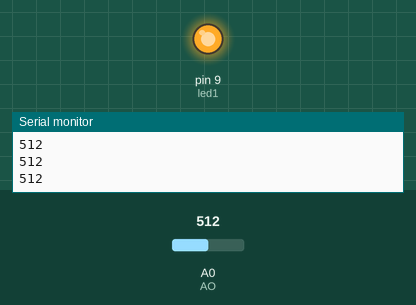
The sketch below on a simulated Arduino Uno, built with avr-gcc and run on an emulated ATmega328P. On the bench: output pins drawn as LEDs (lit = HIGH), the last lines printed to the serial monitor. The inputs (shaded band) are chosen by the test bench; at power-on: A0 (AO) = 512.

Above: at 1.2 s.
1.3 s: A0 (AO) set to 187
2.8 s: A0 (AO) set to 158
At 3.9 s:
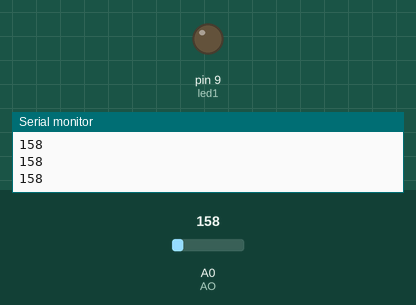
4.3 s: A0 (AO) set to 178
At 5.0 s:
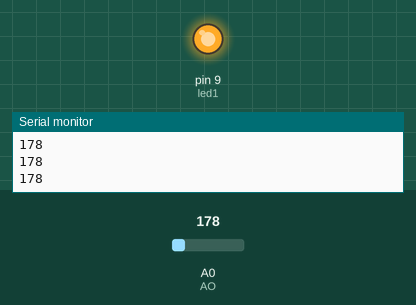
5.8 s: A0 (AO) set to 122
At 6.2 s:
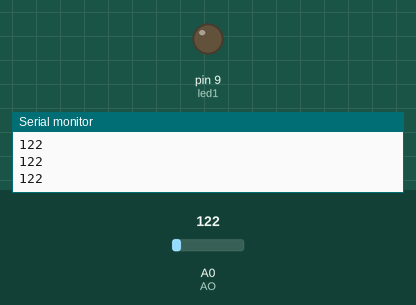
Timing chart, 0 to 8.3 s (numbered marks = the images above; inputs shaded):
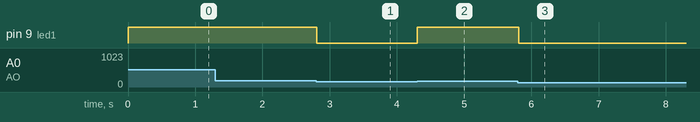

The sketch:

ingenious_jarv1.ino
```cpp
int AO = 0;
int temp = 0;

const int led1 = 9;

void setup()
{
  Serial.begin(9600);
  pinMode(led1, OUTPUT);
}

void loop()
{
  temp = analogRead(AO);
  Serial.println(temp);
  if (temp > 168)  {// < -- 168 Celcius
    digitalWrite(led1, HIGH);
  }
  else
  {
    digitalWrite(led1, LOW);
  }
}
```

Measured:
- the behaviour switches between 169 and 168 on A0 (AO) (found by bisection; images 0 and 1)
- after the input at 2.8 s, pin 9 (led1): HIGH → LOW at once
- after the input at 4.3 s, pin 9 (led1): LOW → HIGH at once
- after the input at 5.8 s, pin 9 (led1): HIGH → LOW at once
